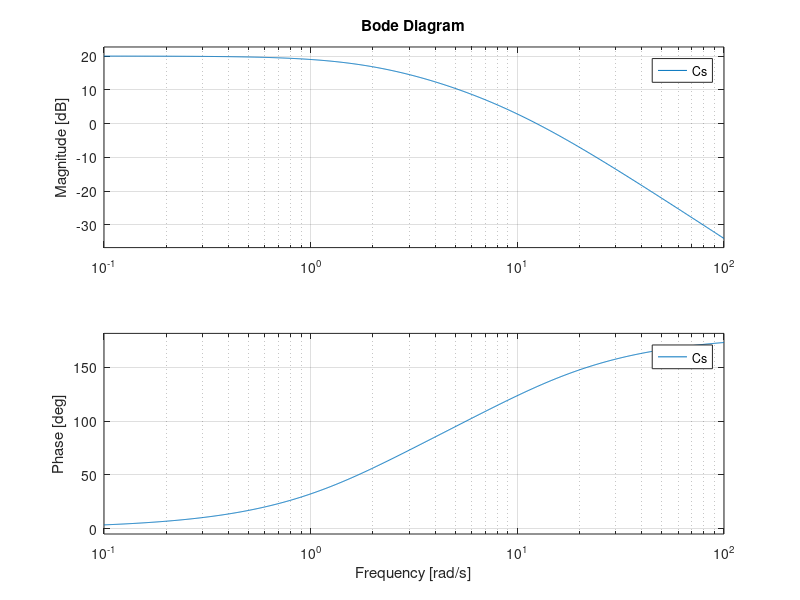
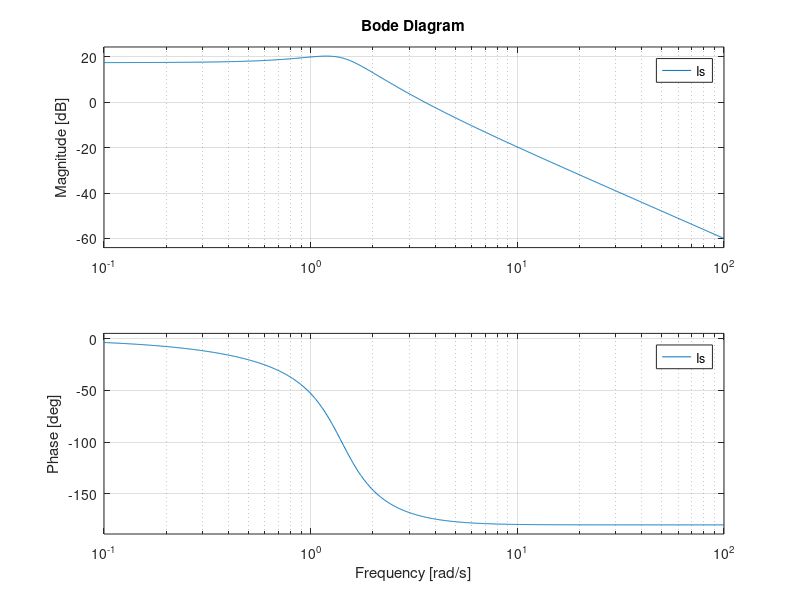

Here is the MATLAB script that generated these plots, in order:
close all; clc; clear;
%% Ex 10 atividade 5
%% a)      200s
%     ---------------
%       (s+2)(s+10)     =   s² - 12s + 20

num_a = 200;
den_a = [1 -12 20];

Cs = tf(num_a, den_a)

figure(1)
bode(Cs)

%% b)        s + 10
%     30----------------
%         s² + 3s + 50

num_b = [30 300]; % 30 * [1 10]
den_b = [1 3 50];

Hs = tf(num_b, den_b)

figure(2)
bode(Hs)

%% c)           s + 3
%     10----------------------
%         s³ + 3s² + 4s + 4

num_c = [10 30]; % 10 * [1 3]
den_c = [1 3 4 4];

Is = tf(num_c, den_c)

figure(2)
bode(Is)